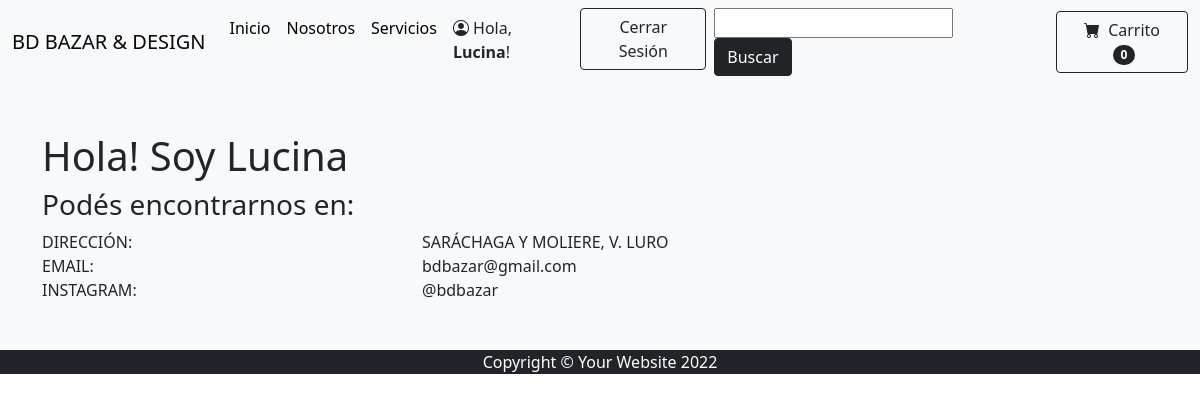
The page /proyectobazarapp/nosotros/ (signed in) on the database its author committed.
### ProyectoBazarApp/models.py (models this page shows)
class Nosotros(models.Model):
    direccion = models.CharField("Dirección", max_length=30)
    telefono = PhoneNumber()
    email = models.EmailField("Email")
    instagram = models.CharField("Instagram", max_length=30)
    class Meta:
        verbose_name_plural = "Nosotros"

### ProyectoBazarApp/views.py (the view)
# urls.py: path('nosotros/',nosotros,name="nosotros"),
def nosotros(request):
    info = Nosotros.objects.all()
    contexto = {'info': info}
    return render(request,"ProyectoBazarApp/nosotros.html",contexto)

### ProyectoBazarApp/templates/ProyectoBazarApp/nosotros.html (shortened to what this page needs)
{% extends 'ProyectoBazarApp/base.html'%}
{% load static %}
{% block contenidoPagina%}
        <section class="bg-light py-5">
            <div class="container">
                <div class="row">
                    {% for nosotros in info %}
                        <h1>Hola! Soy Lucina</h1>
                        <h3>Podés encontrarnos en:</h3>
                        <div class="col-6 col-sm-4">DIRECCIÓN:</div>
                        <div class="col-6 col-sm-4">{{nosotros.direccion}}</div>
                        <div class="col-6 col-sm-4">EMAIL:</div>
                        <div class="col-6 col-sm-4">{{nosotros.email}}</div>
                        <div class="col-6 col-sm-4">INSTAGRAM:</div>
                        <div class="col-6 col-sm-4">{{nosotros.instagram}}</div>
                    {% endfor %}
                </div>
            </div>
        </section>
{% endblock %}

### ProyectoBazarApp/templates/ProyectoBazarApp/base.html (shortened to what this page needs)
{% load static %}
<!DOCTYPE html>
<html lang="en">
    <head>
        <link href="https://cdn.jsdelivr.net/npm/bootstrap-icons@1.5.0/font/bootstrap-icons.css" rel="stylesheet" />
        <link href="{% static 'css/styles.css' %}" rel="stylesheet" />
    </head>
    <body>
        <nav class="navbar navbar-expand-lg bg-light">
            <div class="container-fluid">
              <a class="navbar-brand" href="{% url 'inicio' %}">BD BAZAR & DESIGN</a>
              <div class="collapse navbar-collapse" id="navbarSupportedContent">
                <ul class="navbar-nav me-auto mb-2 mb-lg-0">
                  <li class="nav-item">
                    <a class="nav-link active" aria-current="page" href="{% url 'inicio' %}">Inicio</a>
                  </li>
                  <li class="nav-item">
                    <a class="nav-link active" aria-current="page" href="{% url 'nosotros' %}">Nosotros</a></li>
                  <li class="nav-item">
                    <a class="nav-link active" aria-current="page" href="{% url 'servicios' %}">Servicios</a></li>
                  {% if user.is_authenticated %}
                  <li class="nav-item">
                    <p class="text-dark my-2 mx-2"><i class="bi bi-person-circle"></i> Hola, <b>{{user.username}}</b>!</p></li>
                    <li class="nav-item">
                      <a class="btn btn-outline-dark" aria-current="page" href="{% url 'logout' %}">Cerrar Sesión</a></li>
                  {% endif %}
                  <li class="nav-item">
                    <form action="" method="post">
                      <input class= "mx-2" type="text" name="producto" id="">
                      <a class="btn btn-dark mx-2" aria-current="page" href="{% url 'buscar_articulo' %}">Buscar</a>
                  </form>
                  </li>
                </ul>
                <form class="d-flex">
                    <button class="btn btn-outline-dark" type="submit">
                        <i class="bi-cart-fill me-1"></i>
                        Carrito
                        <span class="badge bg-dark text-white ms-1 rounded-pill">0</span>
                    </button>
                </form>
              </div>
            </div>
          </nav>
       {% block contenidoPagina %}
       {% endblock %}
        <footer class="py-12 bg-dark">
            <div class="container"><p class="m-0 text-center text-white">Copyright &copy; Your Website 2022</p></div>
        </footer>
    </body>
</html>

### rows shown on the page
Nosotros: direccion "SARÁCHAGA Y MOLIERE, V. LURO", email "bdbazar@gmail.com", instagram "@bdbazar"

### other values the page prints
{{ user.username }} "Lucina"
